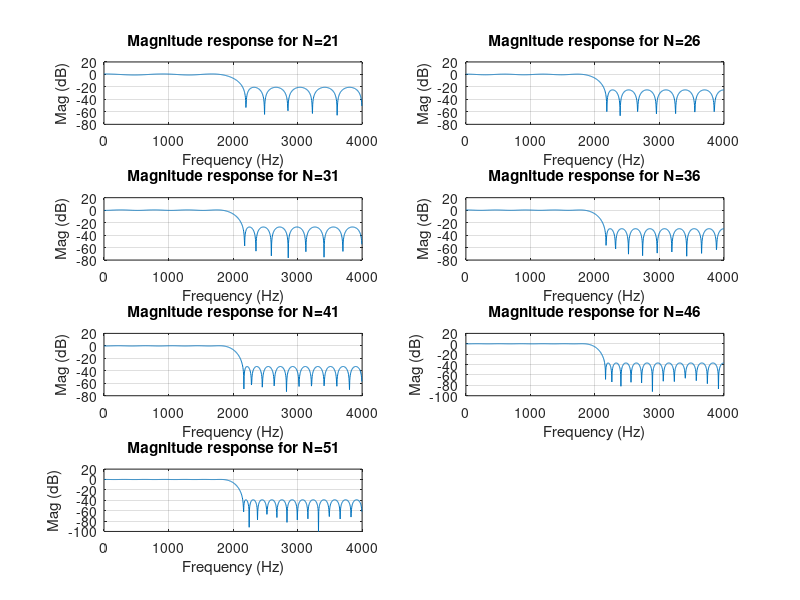
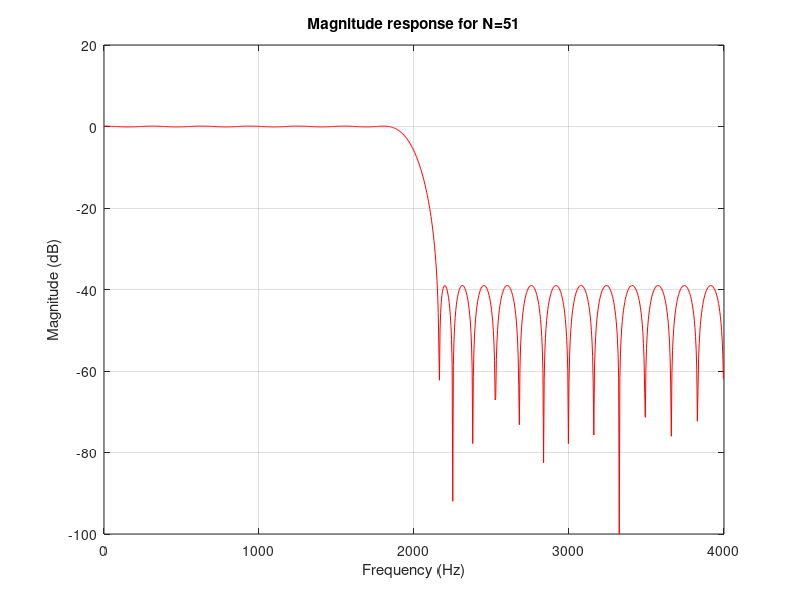
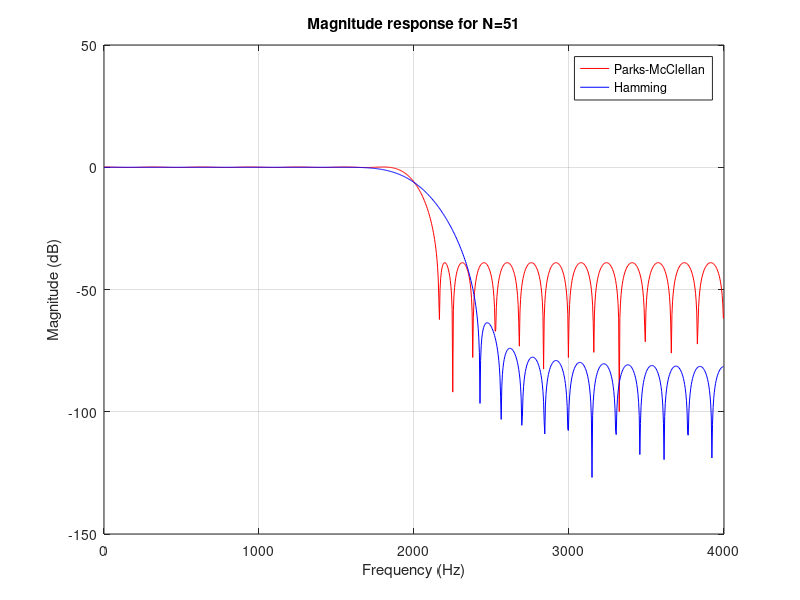
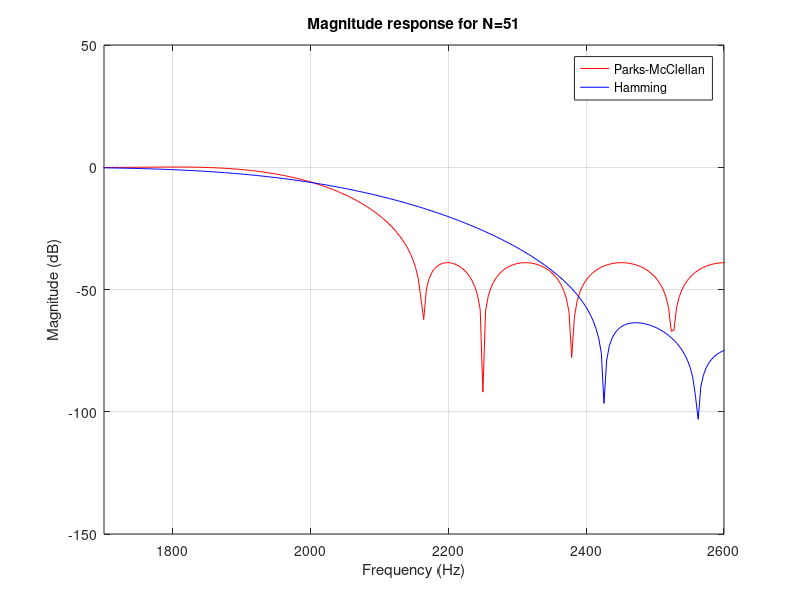

MATLAB code for these plots, in order:
clc;close all;clear variables;

Fs=8000;Fc=2000;W=300;
Fpp=(Fc-W/2)/(Fs/2);
Fss=(Fc+W/2)/(Fs/2);
f=[0 Fpp Fss 1];
a=[1 1 0 0];
i=0;
figure;
for M=21:5:51
    i=i+1;
    h=firpm(M,f,a);
    [H,w]=freqz(h,1,1024,Fs);
    subplot(4,2,i)
    plot(w,20*log10(abs(H)));grid;
    xlabel('Frequency (Hz)')
    ylabel('Mag (dB)')
    title(sprintf('Magnitude response for N=%d',M))
end

M=51;
h=firpm(M,f,a);
[H1,w]=freqz(h,1,1024,Fs);
figure;
plot(w,20*log10(abs(H1)),'r');grid;
xlabel('Frequency (Hz)')
ylabel('Magnitude (dB)')
title('Magnitude response for N=51')

M=51;
h=firpm(M,f,a);
[H1,~]=freqz(h,1,1024,Fs);
hd=fir1(M-1,Fc/(Fs/2));
wh=hamming(M)';
h=hd.*wh;
[H2,w]=freqz(h,1,1024,Fs);
figure;
plot(w,20*log10(abs(H1)),'r') ;hold on;
plot(w,20*log10(abs(H2)),'b');grid;
xlabel('Frequency (Hz)')
ylabel('Magnitude (dB)')
title('Magnitude response for N=51')
legend('Parks-McClellan','Hamming')

M=51;
h=firpm(M,f,a);
[H1,~]=freqz(h,1,1024,Fs);
hd=fir1(M-1,Fc/(Fs/2));
wh=hamming(M)';
h=hd.*wh;
[H2,w]=freqz(h,1,1024,Fs);
figure;
plot(w,20*log10(abs(H1)),'r') ;hold on;
plot(w,20*log10(abs(H2)),'b');grid;
xlabel('Frequency (Hz)')
ylabel('Magnitude (dB)')
title('Magnitude response for N=51')
legend('Parks-McClellan','Hamming')
xlim([1700,2600])